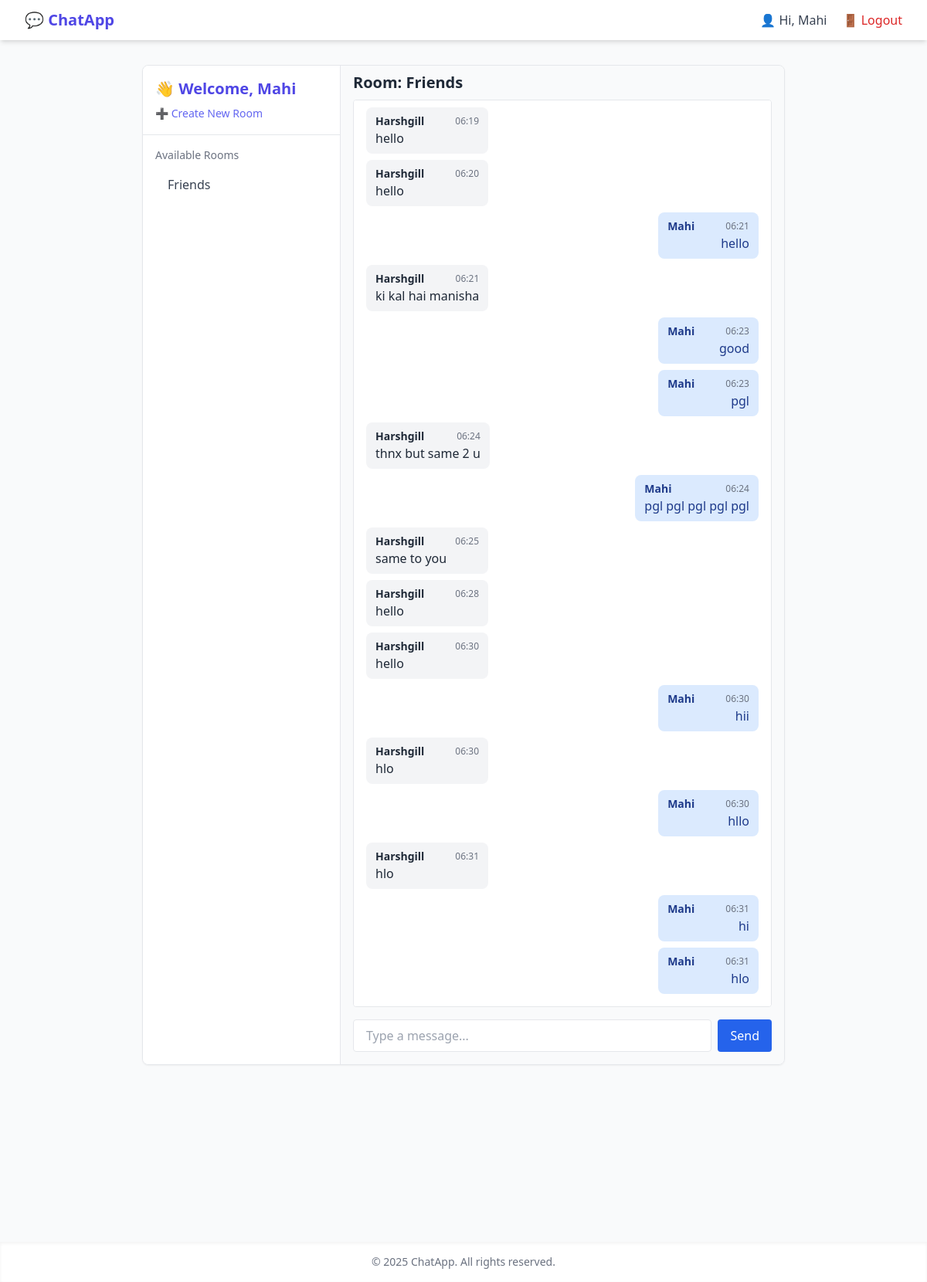
Screenshot of /?room=Friends (signed in) with the database file from the repository.
### core/models.py (models this page shows, shortened)
class Room(models.Model):
    name = models.CharField(max_length=255, unique=True)
    created_by = models.ForeignKey(User, on_delete=models.CASCADE)
    created_at = models.DateTimeField(auto_now_add=True)

class Message(models.Model):
    room = models.ForeignKey(Room, on_delete=models.CASCADE, related_name='messages')
    user = models.ForeignKey(User, on_delete=models.CASCADE)
    content = models.TextField()
    timestamp = models.DateTimeField(auto_now_add=True)

### core/views.py (the view)
# urls.py: 2. Add a URL to urlpatterns:  path('', views.home, name='home')
@login_required
def home(request):
    rooms = Room.objects.all()
    selected_room = None
    messages = []
    room_name = request.GET.get("room")
    if room_name:
        try:
            selected_room = Room.objects.get(name=room_name)
            messages = selected_room.messages.order_by('timestamp')[:50]
        except Room.DoesNotExist:
            messages.error(request, 'Selected room does not exist')
    return render(request, 'home.html', {
        'rooms': rooms,
        'selected_room': selected_room,
        'messages': messages,
    })

### templates/home.html (shortened to what this page needs)
{% extends 'base.html' %} {% block content %}
<div class="flex h-[78vh] border rounded-lg overflow-hidden shadow-sm">
  <aside class="w-64 bg-white border-r overflow-y-auto">
    <div class="p-4 border-b">
      <h2 class="text-xl font-semibold text-indigo-600">👋 Welcome, {{ request.user.username }}</h2>
      <a href="{% url 'create_room' %}" class="mt-2 inline-block text-sm text-indigo-500 hover:underline"
        >➕ Create New Room</a
      >
    </div>
    <div class="p-4">
      <h3 class="text-sm font-medium text-gray-500 mb-2">Available Rooms</h3>
      <ul class="space-y-2">
        {% for room in rooms %}
        <a
          href="/?room={{ room.name }}"
          class="block px-4 py-2 rounded text-gray-700 flex items-center justify-between group hover:bg-indigo-100"
        >
          {{ room.name }}
        </a>
        {% empty %}
        <li class="text-gray-400 text-sm">No rooms available</li>
        {% endfor %}
      </ul>
    </div>
  </aside>
  <main class="flex-1 px-4 bg-gray-50 flex flex-col">
    {% if selected_room %}
    <h2 class="text-xl font-bold my-2">Room: {{ selected_room.name }}</h2>
    <div class="flex flex-col justify-between overflow-y-auto h-full mb-4">
      <div id="chat-box" class="border p-4 flex-1 overflow-y-scroll bg-white rounded mb-4 space-y-2">
        {% for msg in messages %} {% if msg.user %} {% if msg.user == request.user %}
        <div class="text-right">
          <div class="inline-block bg-blue-100 text-blue-900 px-3 py-2 rounded-lg">
            <div class="flex justify-between gap-10 items-center text-sm">
              <p class="font-semibold">{{ msg.user.username }}</p>
              <small class="text-gray-500 text-xs">{{ msg.timestamp|date:"H:i" }}</small>
            </div>
            <p>{{ msg.content }}</p>
          </div>
        </div>
        {% else %}
        <div class="text-left">
          <div class="inline-block bg-gray-100 text-gray-800 px-3 py-2 rounded-lg">
            <div class="flex justify-between gap-10 items-center text-sm">
              <p class="font-semibold">{{ msg.user.username }}</p>
              <small class="text-gray-500 text-xs">{{ msg.timestamp|date:"H:i" }}</small>
            </div>
            <p>{{ msg.content }}</p>
          </div>
        </div>
        {% endif %} {% else %}
        <div class="text-center">
          <p class="text-gray-500 text-xs italic">{{ msg.content }}</p>
        </div>
        {% endif %} {% endfor %}
      </div>
      <form id="chat-form" class="flex gap-2">
        <input
          type="text"
          id="message-input"
          class="flex-1 border px-4 py-2 rounded"
          placeholder="Type a message..."
          autocomplete="off"
          required
        />
        <button type="submit" class="bg-blue-600 text-white px-4 py-2 rounded">Send</button>
      </form>
    </div>
    {% else %}
    <div>
      <h2 class="text-2xl font-semibold text-gray-700 mb-2">Select a Room</h2>
      <p class="text-gray-500">Click on a chat room from the left sidebar to start messaging.</p>
    </div>
    {% endif %}
  </main>
</div>
{% endblock %}

### templates/base.html (shortened to what this page needs)
{% load static %}
<!DOCTYPE html>
<html lang="en">
  <head>
    <script src="https://cdn.tailwindcss.com"></script>
  </head>
  <body class="bg-gray-50 text-gray-800 min-h-screen flex flex-col">
    <nav class="bg-white shadow-md">
      <div class="max-w-7xl mx-auto px-4 sm:px-6 lg:px-8 py-3 flex justify-between items-center">
        <div class="text-xl font-semibold text-indigo-600">
          <a href="{% url 'home' %}">💬 ChatApp</a>
        </div>
        <div class="space-x-4 text-sm sm:text-base">
           {% if user.is_authenticated %}
          <a href="{% url 'profile' %}" class="text-gray-700 hover:text-indigo-600">👤 Hi, {{ user.username }}</a>
          <a href="{% url 'logout' %}" class="text-red-600 hover:text-red-800">🚪 Logout</a>
          {% else %}
          <a href="{% url 'login' %}" class="text-indigo-600 hover:text-indigo-800">🔑 Login</a>
          <a href="{% url 'signup' %}" class="text-indigo-600 hover:text-indigo-800">👤 Signup</a>
          {% endif %}
        </div>
      </div>
    </nav>
    <main class="flex-grow">
      <div class="max-w-4xl mx-auto py-8 px-4 sm:px-6 lg:px-8">{% block content %}{% endblock %}</div>
    </main>
    <footer class="bg-white text-center text-sm py-4 text-gray-500 shadow-inner">
      © {{ year|default:2025 }} ChatApp. All rights reserved.
    </footer>
  </body>
</html>

### rows the page displays
Room: name "Friends"
Message: user.username "Harshgill", timestamp "06:19", content "hello"
Message: user.username "Harshgill", timestamp "06:20", content "hello"
Message: user.username "Mahi", timestamp "06:21", content "hello"
Message: user.username "Harshgill", timestamp "06:21", content "ki kal hai manisha"
Message: user.username "Mahi", timestamp "06:23", content "good"
Message: user.username "Mahi", timestamp "06:23", content "pgl"
Message: user.username "Harshgill", timestamp "06:24", content "thnx but same 2 u"
Message: user.username "Mahi", timestamp "06:24", content "pgl pgl pgl pgl pgl"
Message: user.username "Harshgill", timestamp "06:25", content "same to you"
Message: user.username "Harshgill", timestamp "06:28", content "hello"
Message: user.username "Harshgill", timestamp "06:30", content "hello"
Message: user.username "Mahi", timestamp "06:30", content "hii"
Message: user.username "Harshgill", timestamp "06:30", content "hlo"
Message: user.username "Mahi", timestamp "06:30", content "hllo"
Message: user.username "Harshgill", timestamp "06:31", content "hlo"
Message: user.username "Mahi", timestamp "06:31", content "hi"
Message: user.username "Mahi", timestamp "06:31", content "hlo"

### other values shown
{{ user.username }} "Mahi"
{{ request.user.username }} "Mahi"
{{ year|default:2025 }} "2025"
